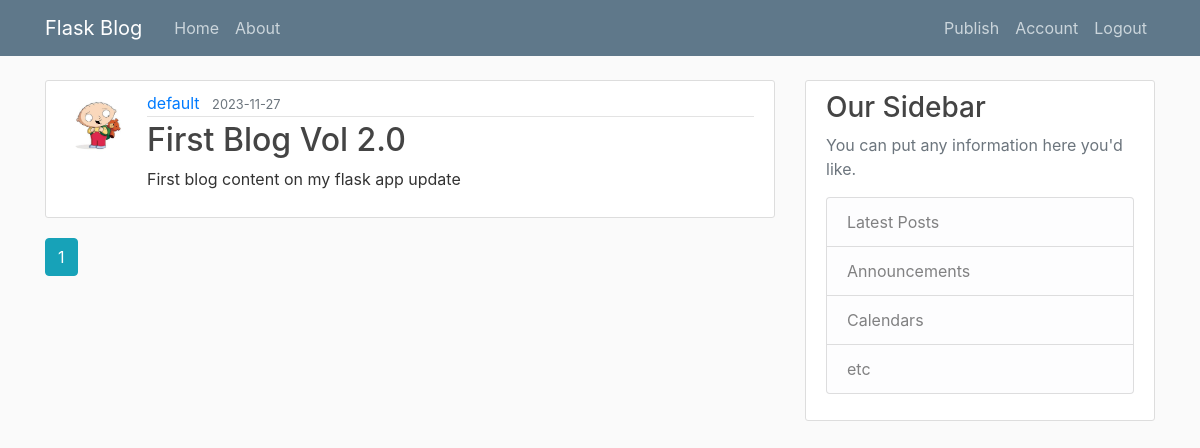
/ (signed in), run on an earlier commit of the app's database.
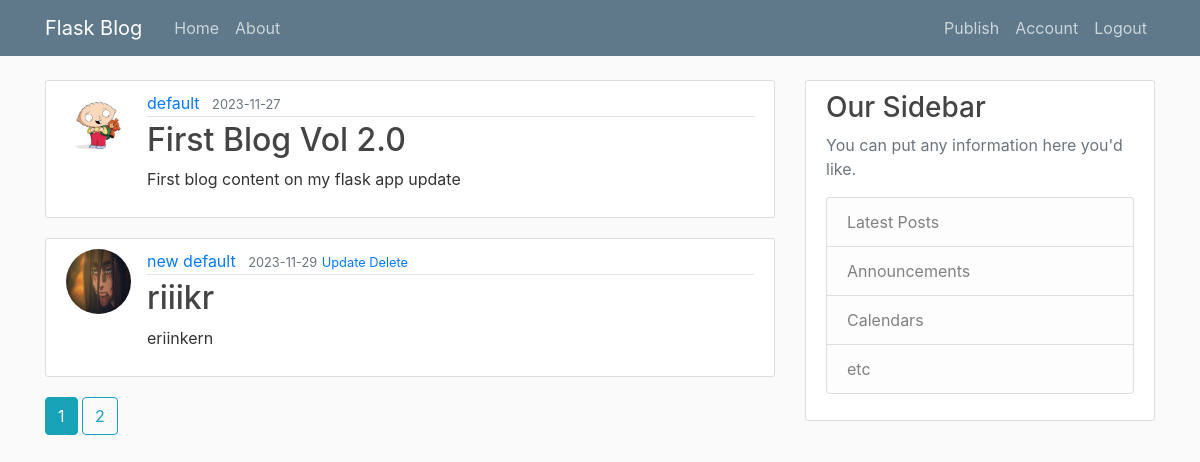
And on a later commit of the database.
### flaskblog/models.py (models this page shows, shortened)
class Post(db.Model):
    id = db.Column(db.Integer, primary_key=True)
    title = db.Column(db.String(120), nullable=False, unique=True)
    content = db.Column(db.Text, nullable=False)
    date = db.Column(db.DateTime, nullable=False, default=datetime.utcnow)
    user_id = db.Column(db.Integer, db.ForeignKey('user.id'), nullable=False)

class User(db.Model, UserMixin):
    id = db.Column(db.Integer, primary_key=True)
    username = db.Column(db.String(100), nullable=False, unique=True)
    email = db.Column(db.String(120), nullable=False, unique=True)
    password = db.Column(db.String(120), nullable=False)
    image_file = db.Column(db.String(60), nullable=False, default='default-pic/default.jpg')
    posts = db.relationship('Post', backref='author', lazy=True)

### flaskblog/routes.py (the view)
@app.route('/')
@login_required
def home():
    page = request.args.get('page', 1, type=int)
    posts = Post.query.paginate(page=page, per_page=2)
    return render_template('home.html', title='FlaskBlog', posts=posts)

### flaskblog/models.py (called while the page is built)
@login_user.user_loader
def load_user(user_id):
    return User.query.get(int(user_id))

### flaskblog/templates/home.html
{% extends 'base.html' %}
{% block content %}
    {% for post in posts.items %}
        <article class="media content-section">
            <img class="rounded-circle article-img" src="{{url_for('static', filename='propic/' + post.author.image_file)}}">
            <div class="media-body">
            <div class="article-metadata">
                <a class="mr-2" href="{{url_for('user_profile', id=post.author.id)}}">{{post.author.username}}</a>
                <small class="text-muted">{{post.date.strftime('%Y-%m-%d')}}</small>
                {% if post.author == current_user %}
                <small>
                    <a href="{{url_for('update_post', id=post.id)}}">Update</a>
                </small>
                <small>
                    <a href="{{url_for('delete_post', id=post.id)}}">Delete</a>
                </small>
                {% endif %}
            </div>
            <h2><a class="article-title" href="{{url_for('read_post', id=post.id)}}">{{post.title}}</a></h2>
            <p class="article-content">{{post.content}}</p>
            </div>
        </article>
    {% endfor %}
    {% for page_num in posts.iter_pages() %}
        {% if page_num %}
            {% if page_num == posts.page %}
                <a class="btn btn-info mb-4" href="{{ url_for('home', page=page_num )}}">{{page_num}}</a>
            {% else %}
                <a class="btn btn-outline-info mb-4" href="{{ url_for('home', page=page_num )}}">{{page_num}}</a>
            {% endif %}
        {% endif %}
    {% endfor %}
{% endblock content %}

### flaskblog/templates/base.html (shortened to what this page needs)
<!DOCTYPE html>
<html lang="en">
<head>
    <link rel="stylesheet" href="https://cdn.jsdelivr.net/npm/bootstrap@4.0.0/dist/css/bootstrap.min.css">
    <link rel="stylesheet" type="text/css" href="{{ url_for('static', filename='main.css') }}">
</head>
<body>
    <header class="site-header">
        <nav class="navbar navbar-expand-md navbar-dark bg-steel fixed-top">
          <div class="container">
            <a class="navbar-brand mr-4" href="/">Flask Blog</a>
            <div class="collapse navbar-collapse" id="navbarToggle">
              <div class="navbar-nav mr-auto">
                <a class="nav-item nav-link" href="{{ url_for('home') }}">Home</a>
                <a class="nav-item nav-link" href="{{ url_for('about') }}">About</a>
              </div>
              <div class="navbar-nav">
                {% if current_user.is_authenticated %}
                  <a class="nav-item nav-link" href="{{ url_for('publish') }}">Publish</a>
                  <a class="nav-item nav-link" href="{{ url_for('account') }}">Account</a>
                  <a class="nav-item nav-link" href="{{ url_for('logout') }}">Logout</a>
                {% else %}
                  <a class="nav-item nav-link" href="{{ url_for('login') }}">Login</a>
                  <a class="nav-item nav-link" href="{{ url_for('register') }}">Register</a>
                {% endif %}
              </div>
            </div>
          </div>
        </nav>
      </header>
      <main role="main" class="container">
        <div class="row">
          <div class="col-md-8">
            {% block content %}
            {% endblock %}
          </div>
          <div class="col-md-4">
            <div class="content-section">
              <h3>Our Sidebar</h3>
              <p class='text-muted'>You can put any information here you'd like.
                <ul class="list-group">
                  <li class="list-group-item list-group-item-light">Latest Posts</li>
                  <li class="list-group-item list-group-item-light">Announcements</li>
                  <li class="list-group-item list-group-item-light">Calendars</li>
                  <li class="list-group-item list-group-item-light">etc</li>
                </ul>
              </p>
            </div>
          </div>
        </div>
      </main>
</body>
</html>

### flaskblog/static/main.css (style rules this page uses)
body { background: #fafafa; color: #333333; margin-top: 5rem; }
h1, h2, h3, h4, h5, h6 { color: #444444; }
.bg-steel { background-color: #5f788a; }
.site-header .navbar-nav .nav-link { color: #cbd5db; }
.content-section { background: #ffffff; padding: 10px 20px; border: 1px solid #dddddd; border-radius: 3px; margin-bottom: 20px; }
.article-title { color: #444444; }
.article-content { white-space: pre-line; }
.article-img { height: 65px; width: 65px; margin-right: 16px; }
.article-metadata { padding-bottom: 1px; margin-bottom: 4px; border-bottom: 1px solid #e3e3e3 }

What changed in the data, as far as the page shows it:
added Post: image_file (picture), author.username "new default", date "2023-11-29", title "riiikr", content "eriinkern"
Also different on the page:
new list line: "2"
